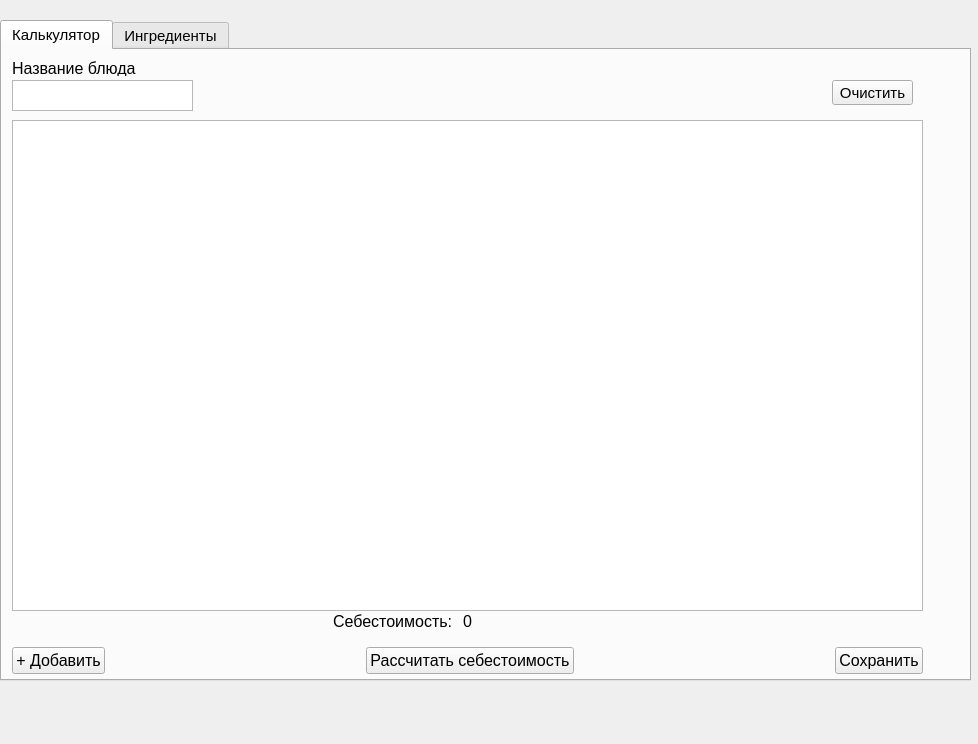
<?xml version="1.0" encoding="UTF-8"?>
<ui version="4.0">
 <class>calculator</class>
 <widget class="QWidget" name="calculator">
  <property name="geometry">
   <rect>
    <x>0</x>
    <y>0</y>
    <width>978</width>
    <height>744</height>
   </rect>
  </property>
  <property name="windowTitle">
   <string>Form</string>
  </property>
  <widget class="QTabWidget" name="calcTabs">
   <property name="geometry">
    <rect>
     <x>0</x>
     <y>20</y>
     <width>971</width>
     <height>661</height>
    </rect>
   </property>
   <property name="font">
    <font>
     <pointsize>11</pointsize>
    </font>
   </property>
   <property name="currentIndex">
    <number>0</number>
   </property>
   <widget class="QWidget" name="tab">
    <attribute name="title">
     <string>Калькулятор</string>
    </attribute>
    <widget class="QWidget" name="layoutWidget">
     <property name="geometry">
      <rect>
       <x>10</x>
       <y>580</y>
       <width>911</width>
       <height>62</height>
      </rect>
     </property>
     <layout class="QGridLayout" name="gridLayout_2">
      <item row="0" column="1">
       <spacer name="horizontalSpacer">
        <property name="orientation">
         <enum>Qt::Horizontal</enum>
        </property>
        <property name="sizeHint" stdset="0">
         <size>
          <width>40</width>
          <height>20</height>
         </size>
        </property>
       </spacer>
      </item>
      <item row="0" column="4">
       <widget class="QPushButton" name="saveDish">
        <property name="font">
         <font>
          <pointsize>12</pointsize>
         </font>
        </property>
        <property name="text">
         <string>Сохранить</string>
        </property>
       </widget>
      </item>
      <item row="0" column="2">
       <widget class="QPushButton" name="calcCost">
        <property name="font">
         <font>
          <pointsize>12</pointsize>
         </font>
        </property>
        <property name="text">
         <string>Рассчитать себестоимость</string>
        </property>
       </widget>
      </item>
      <item row="0" column="3">
       <spacer name="horizontalSpacer_2">
        <property name="orientation">
         <enum>Qt::Horizontal</enum>
        </property>
        <property name="sizeHint" stdset="0">
         <size>
          <width>40</width>
          <height>20</height>
         </size>
        </property>
       </spacer>
      </item>
      <item row="0" column="0">
       <widget class="QPushButton" name="addIngridient">
        <property name="font">
         <font>
          <pointsize>12</pointsize>
         </font>
        </property>
        <property name="text">
         <string>+ Добавить</string>
        </property>
       </widget>
      </item>
     </layout>
    </widget>
    <widget class="QLabel" name="label">
     <property name="geometry">
      <rect>
       <x>10</x>
       <y>10</y>
       <width>131</width>
       <height>16</height>
      </rect>
     </property>
     <property name="font">
      <font>
       <pointsize>12</pointsize>
      </font>
     </property>
     <property name="text">
      <string>Название блюда</string>
     </property>
    </widget>
    <widget class="QTextEdit" name="dishName">
     <property name="geometry">
      <rect>
       <x>10</x>
       <y>30</y>
       <width>181</width>
       <height>31</height>
      </rect>
     </property>
     <property name="font">
      <font>
       <pointsize>12</pointsize>
      </font>
     </property>
    </widget>
    <widget class="QTableWidget" name="calcTableWidget">
     <property name="geometry">
      <rect>
       <x>10</x>
       <y>70</y>
       <width>911</width>
       <height>491</height>
      </rect>
     </property>
     <property name="font">
      <font>
       <pointsize>12</pointsize>
      </font>
     </property>
    </widget>
    <widget class="QPushButton" name="clearCalcTable">
     <property name="geometry">
      <rect>
       <x>830</x>
       <y>30</y>
       <width>81</width>
       <height>25</height>
      </rect>
     </property>
     <property name="text">
      <string>Очистить</string>
     </property>
    </widget>
    <widget class="QWidget" name="layoutWidget">
     <property name="geometry">
      <rect>
       <x>331</x>
       <y>561</y>
       <width>251</width>
       <height>21</height>
      </rect>
     </property>
     <layout class="QGridLayout" name="gridLayout">
      <item row="0" column="0">
       <widget class="QLabel" name="label_2">
        <property name="font">
         <font>
          <pointsize>12</pointsize>
         </font>
        </property>
        <property name="text">
         <string>Себестоимость: </string>
        </property>
       </widget>
      </item>
      <item row="0" column="1">
       <widget class="QLabel" name="productCost">
        <property name="font">
         <font>
          <pointsize>12</pointsize>
         </font>
        </property>
        <property name="text">
         <string>0</string>
        </property>
       </widget>
      </item>
     </layout>
    </widget>
   </widget>
   <widget class="QWidget" name="tab_2">
    <attribute name="title">
     <string>Ингредиенты</string>
    </attribute>
    <widget class="QTableWidget" name="ingridientTableWidget">
     <property name="geometry">
      <rect>
       <x>10</x>
       <y>80</y>
       <width>921</width>
       <height>551</height>
      </rect>
     </property>
     <property name="font">
      <font>
       <pointsize>12</pointsize>
      </font>
     </property>
    </widget>
    <widget class="QWidget" name="layoutWidget">
     <property name="geometry">
      <rect>
       <x>10</x>
       <y>10</y>
       <width>271</width>
       <height>51</height>
      </rect>
     </property>
     <layout class="QGridLayout" name="gridLayout_3">
      <property name="spacing">
       <number>6</number>
      </property>
      <item row="1" column="1">
       <widget class="QPushButton" name="addIngridientToTable">
        <property name="text">
         <string>Добавить</string>
        </property>
       </widget>
      </item>
      <item row="1" column="0">
       <widget class="QTextEdit" name="ingridientInput">
        <property name="verticalScrollBarPolicy">
         <enum>Qt::ScrollBarAlwaysOff</enum>
        </property>
        <property name="horizontalScrollBarPolicy">
         <enum>Qt::ScrollBarAlwaysOff</enum>
        </property>
        <property name="sizeAdjustPolicy">
         <enum>QAbstractScrollArea::AdjustToContentsOnFirstShow</enum>
        </property>
        <property name="lineWrapMode">
         <enum>QTextEdit::WidgetWidth</enum>
        </property>
        <property name="textInteractionFlags">
         <set>Qt::TextEditorInteraction</set>
        </property>
       </widget>
      </item>
      <item row="0" column="0">
       <widget class="QLabel" name="label_3">
        <property name="text">
         <string>Название: </string>
        </property>
       </widget>
      </item>
     </layout>
    </widget>
   </widget>
  </widget>
 </widget>
 <resources/>
 <connections/>
</ui>
